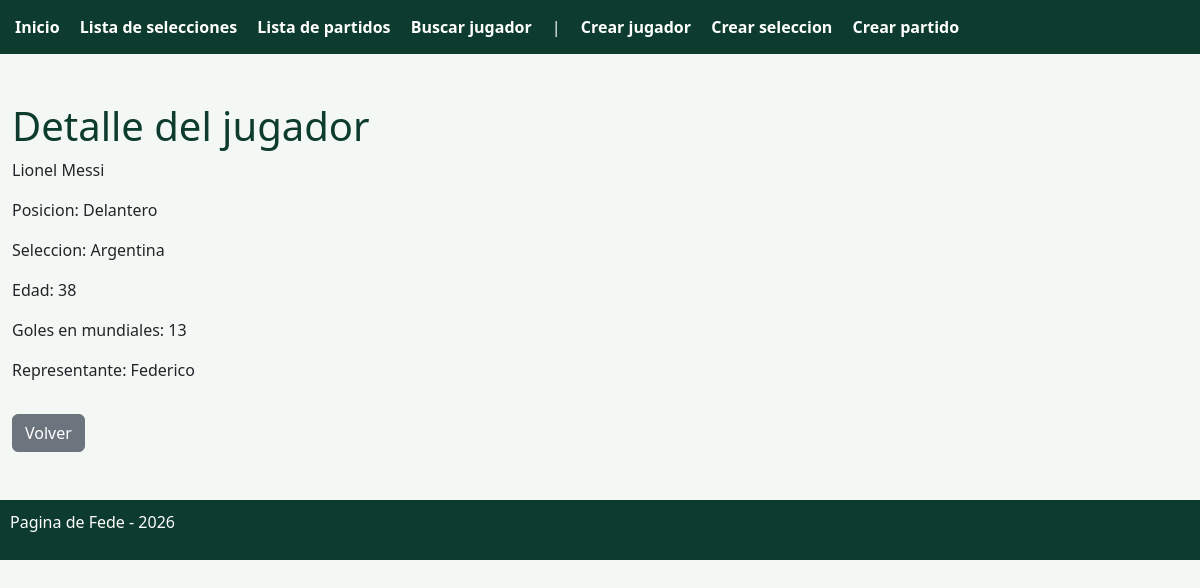
/detalle_jugador/1/, run on the app's committed database.
### mundial/models.py (models this page shows, shortened)
class Jugador(models.Model):
    class Posicion(models.TextChoices):
        ARQUERO = "AR", "Arquero"
        DEFENSOR = "DF", "Defensor"
        MEDIOCAMPISTA = "MC", "Mediocampista"
        DELANTERO = "DL", "Delantero"
    nombre = models.CharField(max_length=50)
    apellido = models.CharField(max_length=50)
    posicion = models.CharField(max_length=2, choices=Posicion.choices)
    seleccion = models.ForeignKey("Seleccion", on_delete=models.CASCADE)
    edad = models.IntegerField(default=18)
    goles = models.IntegerField(default=0)
    representante = models.ForeignKey(User, on_delete=models.CASCADE, null=True, blank=True)

class Seleccion(models.Model):
    class Grupo(models.TextChoices):
        A = "A", "Grupo A"
        B = "B", "Grupo B"
        C = "C", "Grupo C"
        D = "D", "Grupo D"
        E = "E", "Grupo E"
        F = "F", "Grupo F"
        G = "G", "Grupo G"
        H = "H", "Grupo H"
    nombre = models.CharField(max_length=50)
    grupo = models.CharField(max_length=1, choices= Grupo.choices)

### mundial/views.py (the view)
# urls.py: path("detalle_jugador/<int:id>/", detalle_jugador, name="detalle_jugador"),
def detalle_jugador(request, id):
    jugador = get_object_or_404(Jugador,id=id)
    return render(request, "mundial/detalle_jugador.html", {"jugador": jugador})

### mundial/templates/mundial/detalle_jugador.html (shortened to what this page needs)
{% extends 'mundial/base.html' %}
{% block content %}
    <h1>Detalle del jugador</h1>
    <p> {{ jugador.nombre }} {{ jugador.apellido }}</p>
    <p> Posicion: {{ jugador.get_posicion_display }}</p>
    <p> Seleccion: {{jugador.seleccion.nombre}}</p>
    <p> Edad: {{ jugador.edad }}</p>
    <p> Goles en mundiales: {{ jugador.goles }}</p>
    <p> Representante:
        {% if jugador.representante %}
            {{ jugador.representante }}
        {% else %}
            Sin representante
        {% endif %}
    </p>
    <a href="{% url 'mundial:listar_jugadores_por_seleccion' jugador.seleccion.id %}" class="btn btn-secondary mt-3"> Volver </a>
{% endblock %}

### mundial/templates/mundial/base.html (style rules this page uses)
body { background-color: #f4f8f4; }
h1, h2 { color: #0d3b2e; }

### data on the page
Jugador: nombre "Lionel", apellido "Messi", posicion "Delantero", seleccion.nombre "Argentina", edad "38", goles "13", representante "Federico"
